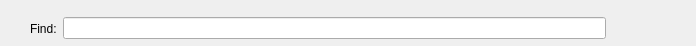
<?xml version="1.0" encoding="UTF-8"?>
<ui version="4.0">
 <class>FindWidget</class>
 <widget class="QWidget" name="FindWidget">
  <property name="geometry">
   <rect>
    <x>0</x>
    <y>0</y>
    <width>696</width>
    <height>46</height>
   </rect>
  </property>
  <property name="sizePolicy">
   <sizepolicy hsizetype="Preferred" vsizetype="Maximum">
    <horstretch>0</horstretch>
    <verstretch>0</verstretch>
   </sizepolicy>
  </property>
  <layout class="QHBoxLayout" name="horizontalLayout">
   <property name="leftMargin">
    <number>0</number>
   </property>
   <property name="rightMargin">
    <number>0</number>
   </property>
   <property name="bottomMargin">
    <number>0</number>
   </property>
   <item>
    <widget class="QToolButton" name="hideButton">
     <property name="icon">
      <iconset theme="dialog-close"/>
     </property>
     <property name="autoRaise">
      <bool>true</bool>
     </property>
    </widget>
   </item>
   <item>
    <widget class="QLabel" name="label">
     <property name="text">
      <string comment="@label:textbox">Find:</string>
     </property>
    </widget>
   </item>
   <item>
    <widget class="QLineEdit" name="findText">
     <property name="clearButtonEnabled">
      <bool>true</bool>
     </property>
    </widget>
   </item>
   <item>
    <widget class="QToolButton" name="nextButton">
     <property name="toolTip">
      <string comment="@info:tooltip">Jump to next match</string>
     </property>
     <property name="icon">
      <iconset theme="go-down-search"/>
     </property>
     <property name="autoRaise">
      <bool>true</bool>
     </property>
    </widget>
   </item>
   <item>
    <widget class="QToolButton" name="previousButton">
     <property name="toolTip">
      <string comment="@info:tooltip">Jump to previous match</string>
     </property>
     <property name="icon">
      <iconset theme="go-up-search"/>
     </property>
     <property name="autoRaise">
      <bool>true</bool>
     </property>
    </widget>
   </item>
   <item>
    <widget class="QToolButton" name="matchCase">
     <property name="toolTip">
      <string comment="@info:tooltip">Match case sensitive</string>
     </property>
     <property name="icon">
      <iconset theme="format-text-superscript"/>
     </property>
     <property name="checkable">
      <bool>true</bool>
     </property>
     <property name="autoRaise">
      <bool>true</bool>
     </property>
    </widget>
   </item>
  </layout>
 </widget>
 <resources/>
 <connections>
  <connection>
   <sender>hideButton</sender>
   <signal>clicked()</signal>
   <receiver>FindWidget</receiver>
   <slot>hide()</slot>
   <hints>
    <hint type="sourcelabel">
     <x>19</x>
     <y>12</y>
    </hint>
    <hint type="destinationlabel">
     <x>54</x>
     <y>29</y>
    </hint>
   </hints>
  </connection>
 </connections>
</ui>
